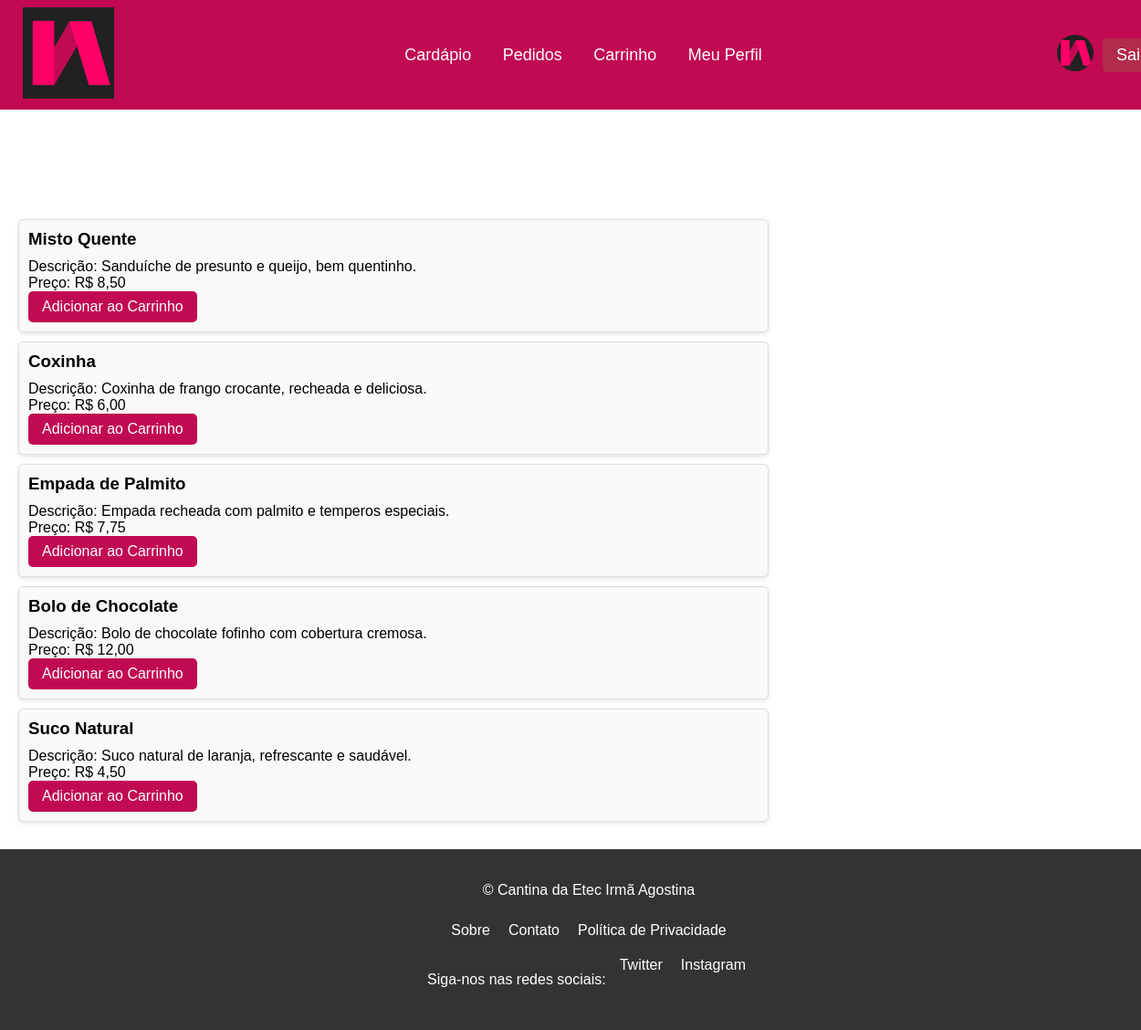
Page /menu.php on the committed database.
### tables this page shows
CREATE TABLE tbProdutos (
    codProd INT NOT NULL AUTO_INCREMENT,
    nome VARCHAR(25) NOT NULL,
    descricao VARCHAR(100),
    quantidade INT,
    valor DECIMAL(9,2),
    validade DATE,
    dataEntrada DATE,
    horaEntrada TIME,
    PRIMARY KEY (codProd)
);

### menu.php (the view, shortened to what this page needs)
<?php
include_once 'php_action/db.php';
include 'header.php';
$query = 'SELECT * FROM tbProdutos';
$stmt = $pdo->query($query);
$products = $stmt->fetchAll(PDO::FETCH_ASSOC);
?>
<!DOCTYPE html>
<html lang="pt-br">
<head>
    <link rel="stylesheet" href="_css/index.css">
</head>
<body>
    <div class="cardapio-container">
        <div class="cardapio-content">
            <?php foreach ($products as $product): ?>
                <div class="cardapio-item">
                    <h3><?php echo htmlspecialchars($product['nome']); ?></h3>
                    <p>Descrição: <?php echo htmlspecialchars($product['descricao']); ?></p>
                    <p>Preço: R$ <?php echo number_format($product['valor'], 2, ',', '.'); ?></p>
                    <form action="carrinho.php" method="post">
                        <button type="submit">Adicionar ao Carrinho</button>
                    </form>
                </div>
            <?php endforeach; ?>
        </div>
    </div>
</body>
</html>
<?php include 'footer.php'; ?>

### header.php (shortened to what this page needs)
<!DOCTYPE html>
<html lang="pt-br">
<head>
    <link rel="stylesheet" href="_css/header.css">
</head>
<body>
    <header>
        <div class="logo">
            <img id="logo" alt="Logo" src="image/logoetec.png">
        </div>
        <div class="menu">
            <nav class="links">
                <a href="menu.php">Cardápio</a>
                <a href="meuped.php">Pedidos</a>
                <a href="carrinho.php">Carrinho</a>
                <a href="MeuPerfil.php">Meu Perfil</a>
            </nav>
        </div>
        <div class="user-info">
            <?php if (isset($_SESSION['foto']) && !empty($_SESSION['foto'])): ?>
                <img src="<?php echo $_SESSION['foto']; ?>" alt="Foto do Usuário" class="user-photo">
            <?php else: ?>
                <img src="image/logoetec.png" alt="Logo" class="user-photo">
            <?php endif; ?>
        </div>
        <div class="logout-button">
            <a href="php_action/logout.php">Sair</a>
        </div>
    </header>
    <div class="content">
        <h1>Bem-vindo à Nossa Página</h1>
    </div>
</body>
</html>

### footer.php (shortened to what this page needs)
<!DOCTYPE html>
<html lang="pt-br">
<head>
    <link rel="stylesheet" href="_css/footer.css">
</head>
<body>
    <div class="content">
    </div>
    <footer>
        <div class="footer-content">
            <p>&copy; Cantina da Etec Irmã Agostina</p>
            <nav class="footer-nav">
                <a href="sobre.html">Sobre</a>
                <a href="contato.html">Contato</a>
                <a href="privacidade.html">Política de Privacidade</a>
            </nav>
            <div class="social-media">
                <p>Siga-nos nas redes sociais:</p>
                <a href="//twitter.com" target="_blank">Twitter</a>
                <a href="https://instagram.com" target="_blank">Instagram</a>
            </div>
        </div>
    </footer>
</body>
</html>

### _css/header.css (style rules this page uses)
header { width: 100%; height: 120px; background-color: #C10A52; display: flex; align-items: center; justify-content: space-between; position: fixed; top: 0; left: 0; z-index: 10; padding: 0 20px; }
body { margin: 0; padding-top: 120px; box-sizing: border-box; display: flex; flex-direction: column; min-height: 100vh; }
.content { flex: 1; display: flex; justify-content: center; align-items: center; padding-bottom: 20px; }
.logo img { width: 100px; height: 100px; margin: 0; padding: 5px; }
.menu { display: flex; align-items: center; justify-content: center; flex-grow: 1; }
.menu a { margin: 0 15px; text-decoration: none; color: #ffffff; font-size: 18px; }
.user-info { margin-left: 10px; }
.user-photo { width: 40px; height: 40px; border-radius: 50%; }
.logout-button { display: flex; align-items: center; margin-left: 10px; }
.logout-button a { text-decoration: none; color: #ffffff; font-size: 18px; background-color: #B12B4A; padding: 8px 15px; border-radius: 5px; transition: background-color 0.3s; }

### _css/index.css (style rules this page uses)
.cardapio-container { margin-top: 140px; }
.cardapio-content { display: flex; flex-direction: column; align-items: flex-start; width: 80%; max-width: 800px; margin: 0; padding: 0 20px; }
.cardapio-item { background-color: #f9f9f9; border: 1px solid #ddd; border-radius: 5px; margin-bottom: 10px; padding: 10px; width: 100%; box-shadow: 0 2px 5px rgba(0, 0, 0, 0.1); }
.cardapio-item h3 { margin: 0 0 10px 0; }
.cardapio-item p { margin: 0; }
.cardapio-item button { background-color: #C10A52; color: #fff; border: none; padding: 8px 15px; border-radius: 5px; cursor: pointer; font-size: 16px; }

### _css/footer.css (style rules this page uses)
html, body { height: 100%; margin: 0; padding: 0; box-sizing: border-box; font-family: Arial, sans-serif; }
.content { flex: 1; display: flex; justify-content: center; align-items: center; padding-bottom: 20px; }
footer { background-color: #333; color: white; text-align: center; padding: 20px; width: 100%; margin-top: auto; }
.footer-content { display: flex; flex-direction: column; align-items: center; }
.footer-nav, .social-media { display: flex; flex-wrap: wrap; justify-content: center; gap: 10px; margin: 10px 0; }
footer a { color: white; text-decoration: none; margin: 0 5px; transition: color 0.3s ease; outline: none; }

### rows in the picture
tbprodutos: nome "Misto Quente", descricao "Sanduíche de presunto e queijo, bem quentinho.", valor "8,50"
tbprodutos: nome "Coxinha", descricao "Coxinha de frango crocante, recheada e deliciosa.", valor "6,00"
tbprodutos: nome "Empada de Palmito", descricao "Empada recheada com palmito e temperos especiais.", valor "7,75"
tbprodutos: nome "Bolo de Chocolate", descricao "Bolo de chocolate fofinho com cobertura cremosa.", valor "12,00"
tbprodutos: nome "Suco Natural", descricao "Suco natural de laranja, refrescante e saudável.", valor "4,50"
